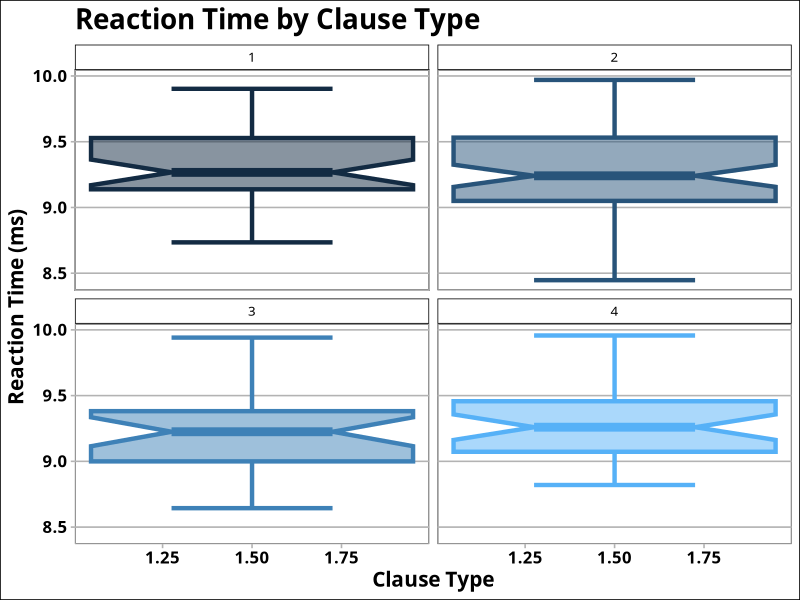
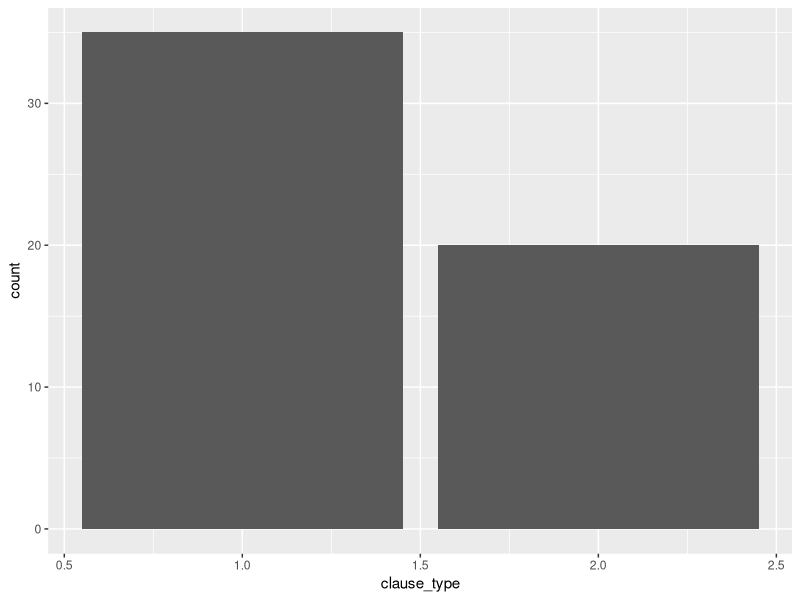

The R source for these figures, in order:
# Library Import
library(tidyverse)
library(ggthemes)

# Data Import
sample <- read.csv("./data/0x0.csv")
head(sample)

df1 <- select(read.csv("./data/0x0.csv"), part_id, task, item_type, clause_type, number, segment, rt, correct_answer, answer)
df2 <- select(read.csv("./data/bzm.csv"), part_id, task, item_type, clause_type, number, segment, rt, correct_answer, answer)
df3 <- select(read.csv("./data/dj9.csv"), part_id, task, item_type, clause_type, number, segment, rt, correct_answer, answer)
df4 <- select(read.csv("./data/r5t.csv"), part_id, task, item_type, clause_type, number, segment, rt, correct_answer, answer)
df5 <- select(read.csv("./data/s62.csv"), part_id, task, item_type, clause_type, number, segment, rt, correct_answer, answer)

df_raw <- reduce(list(df1, df2, df3, df4, df5), rbind)
summary(df_raw)

# Data Cleaning
df_clean <- df_raw[order(df_raw$part_id), ] %>% # Order by participant ID
    filter((task == "item" | task == "question") & segment != "s0" & item_type != "pr_item") %>% # Remove fixations and s0 segments
    mutate(rt = as.numeric(rt)) %>% # Making RTs a numeric value
    mutate(clause_type = ifelse(clause_type == "sr", 1, 2)) %>% # Recoding clause type
    mutate(number = ifelse(number == "ss", 1,
        ifelse(number == "pp", 2,
            ifelse(number == "sp", 3, 4)
        )
    )) %>% # Making number a numeric value
    mutate(segment = ifelse(segment == "s1", 1,
        ifelse(segment == "s2", 2,
            ifelse(segment == "s3", 3,
                ifelse(segment == "s4", 4, 5)
            )
        )
    )) # Making number a numeric value
summary(df_clean)

# Outlier Detection Variables
Q1 <- quantile(df_clean$rt, 0.25) # nolint
Q3 <- quantile(df_clean$rt, 0.75) # nolint
IQR <- Q3 - Q1 # nolint
inner_bound <- Q1 - 1.5 * IQR
upper_bound <- Q3 + 1.5 * IQR

# Data Frame for Performance
df_rt <- filter(select(df_clean, part_id, task, item_type, clause_type, number, segment, rt), task == "item" & item_type == "exp_item") %>%
    filter(rt > inner_bound & rt < upper_bound) %>%
    mutate(rt = log(rt, base = 2))
summary(df_rt)

# Data Frame for Accuracy
df_acc <- filter(select(df_clean, part_id, task, item_type, clause_type, number, correct_answer, answer), task == "question") %>%
    mutate(correct = ifelse(correct_answer == answer, 0, 1))
summary(df_acc)

# Data Analysis
lm_rt <- lm(data = df_rt, rt ~ clause_type + number + segment)
summary(lm_rt)

lm_acc <- lm(data = df_acc, correct ~ clause_type + number)
summary(lm_acc)

# Data Visualization
plot_rt <- df_rt %>%
    ggplot(aes(
        x = clause_type,
        y = rt,
        color = number,
        fill = number
    )) +
    geom_boxplot(
        notch = TRUE,
        notchwidth = 0.5,
        staplewidth = 0.5,
        show.legend = FALSE,
        outlier.alpha = 0.5,
        linewidth = 1.5,
        alpha = 0.5,
    ) +
    facet_wrap(~number) +
    theme_calc(base_size = 12, base_family = "Verdana") +
    theme(
        plot.title = element_text(size = 20, face = "bold"),
        legend.title = element_text(size = 15, face = "bold"),
        legend.text = element_text(size = 12, face = "bold"),
        axis.title = element_text(size = 15, face = "bold"),
        axis.text = element_text(size = 12, face = "bold"),
    ) +
    labs(
        title = "Reaction Time by Clause Type",
        x = "Clause Type",
        y = "Reaction Time (ms)",
    )
plot_rt

plot_acc <- df_acc %>%
    ggplot(aes(x = clause_type)) +
    geom_bar()
plot_acc
